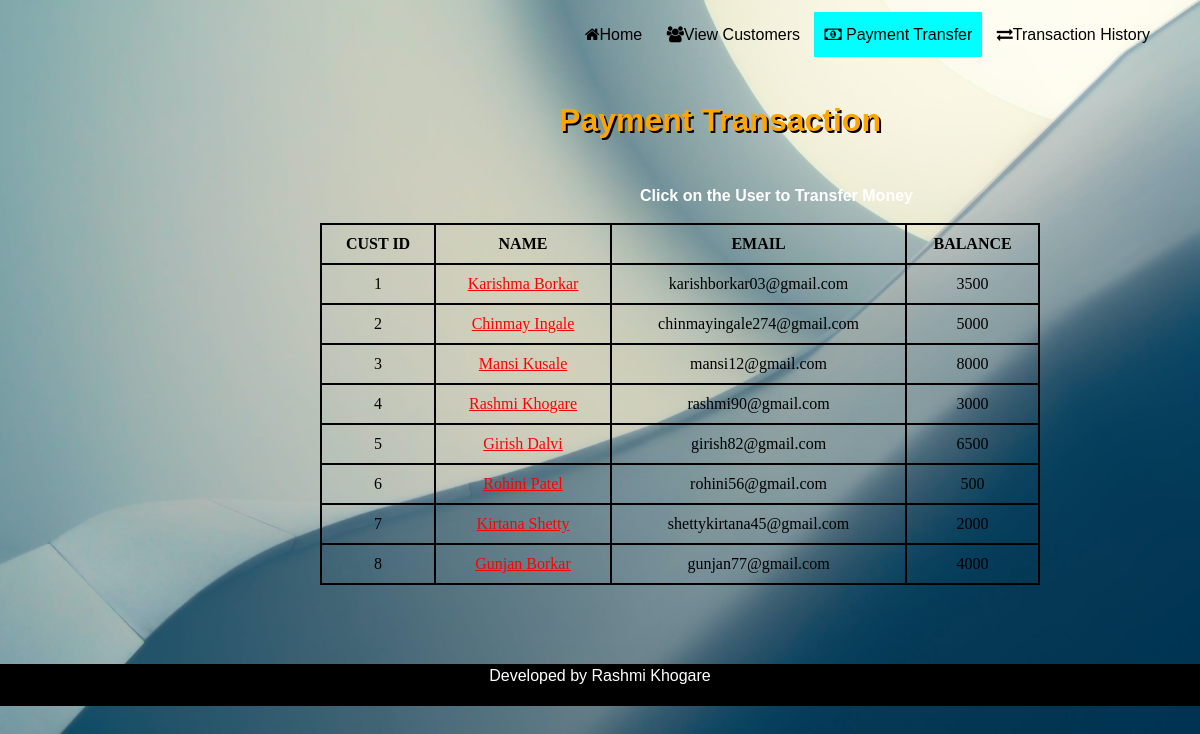
/transfer.php, run on the app's committed database.
### tables this page shows
CREATE TABLE `customer` (
  `id` int(11) NOT NULL,
  `name` varchar(20) NOT NULL,
  `email` varchar(40) NOT NULL,
  `current-balance` int(11) NOT NULL
);

### transfer.php (the view, shortened to what this page needs)
<?php
	include 'connection.php';
	$q="select * from customer";
	$result=mysqli_query($con,$q);
?>
<!DOCTYPE HTML>
<html lang="en">
<head>
		 <link rel="stylesheet" href="customer2.css">
		 	<link rel="stylesheet" href="https://cdnjs.cloudflare.com/ajax/libs/font-awesome/4.7.0/css/font-awesome.min.css">
	</head>
<body>
	<div class="navbar">
<div class="logo">
  </div>
<ul id="navlist">
  <li class="navlist"><a href="index.php"><i class='fa fa-home' aria-hidden='true'></i>Home</a></li>
   <li class="navlist"><a href="customers.php"><i class='fa fa-users' aria-hidden='true'></i>View Customers</a></li>
   <li class="navlist"><a class='active' href="transfer.php"><i class="fa fa-money" aria-hidden="true"></i> Payment Transfer</a></li>
    <li class="navlist"><a href="transactionhistory.php"><i class='fa fa-exchange' aria-hidden='true'></i>Transaction History</a></li>
</ul>
</div>
<div>
 <h1 class="title" style="color:orange">Payment Transaction</h1>
 <h4 class="text"> Click on the User to Transfer Money </h4>
</div>
  <br>
   <table align=center style="font-family: serif;color:black;">
	<thead>
		<th>CUST ID</th>
		<th>NAME</th>
		<th>EMAIL</th>
		<th>BALANCE</th>
	</thead>
	<tbody>
		<tr align = center>
		<?php
			while($row=mysqli_fetch_array($result)){
         ?>
		<td><?php echo  $row["id"]; ?></td>
		<td> <a href = 'usertransact.php?name=<?php echo $row["name"];?>' style=color:red><?= $row["name"]?></a></td>
		<td><?php echo  $row["email"]; ?></td>
		<td><?php echo  $row["current-balance"]; ?></td>
		<tr align = center>
		<?php }
		?>
		</tr>
	</tbody>
	</table>
	<footer>
  <p>Developed by Rashmi Khogare</p><br>
</footer>
</body>
</html>

### customer2.css (style rules this page uses)
* { box-sizing: border-box; margin: 0; padding: 0; }
body { font-family: "Raleway", sans-serif; height: 100vh; width: 100%; background: url("pic3.jpeg"); background-repeat: no-repeat; background-attachment: fixed; background-size: cover; }
.navbar { position: sticky; top: 0; background-color: #00000; height: 70px; line-height: 70px; z-index: 3; }
.logo { float: left; height: 100%; padding-left: 2rem; padding-top: 5px; }
#navlist { list-style-type: none; margin: 0; padding: 0; float: right; padding-right: 2.5rem; }
.navlist { height: 100%; display: inline-block; }
.navlist:last-child { border-right: none; }
.navlist a { color: black; text-align: center; padding: 14px 10px; text-decoration: none; }
.active { background-color: #00ffff; }
.title { font-size: 2em; margin-bottom: 1rem; text-shadow: 2px 2px 0px black; margin-top: 2rem; mix-blend-mode: screen; margin-left: 15rem; padding-bottom: 2rem; border-color: black; text-align:center; }
.text { color: white; margin-left: 40rem; }
table { font-family: sans-serif; border-collapse: collapse; width: 60%; margin-left: 20rem; margin-bottom: 5rem; }
td, th { border: 2px solid black; border-radius: 1px; text-align: center; padding: 10px; }
footer { text-align:center; padding: 3px; background-color: black; color: white; position: relative; width: 100%; bottom: 0; }

### data on the page
customer: id "1", name "Karishma Borkar", email "karishborkar03@gmail.com", value "3500"
customer: id "2", name "Chinmay Ingale", email "chinmayingale274@gmail.com", value "5000"
customer: id "3", name "Mansi Kusale", email "mansi12@gmail.com", value "8000"
customer: id "4", name "Rashmi Khogare", email "rashmi90@gmail.com", value "3000"
customer: id "5", name "Girish Dalvi", email "girish82@gmail.com", value "6500"
customer: id "6", name "Rohini Patel", email "rohini56@gmail.com", value "500"
customer: id "7", name "Kirtana Shetty", email "shettykirtana45@gmail.com", value "2000"
customer: id "8", name "Gunjan Borkar", email "gunjan77@gmail.com", value "4000"
